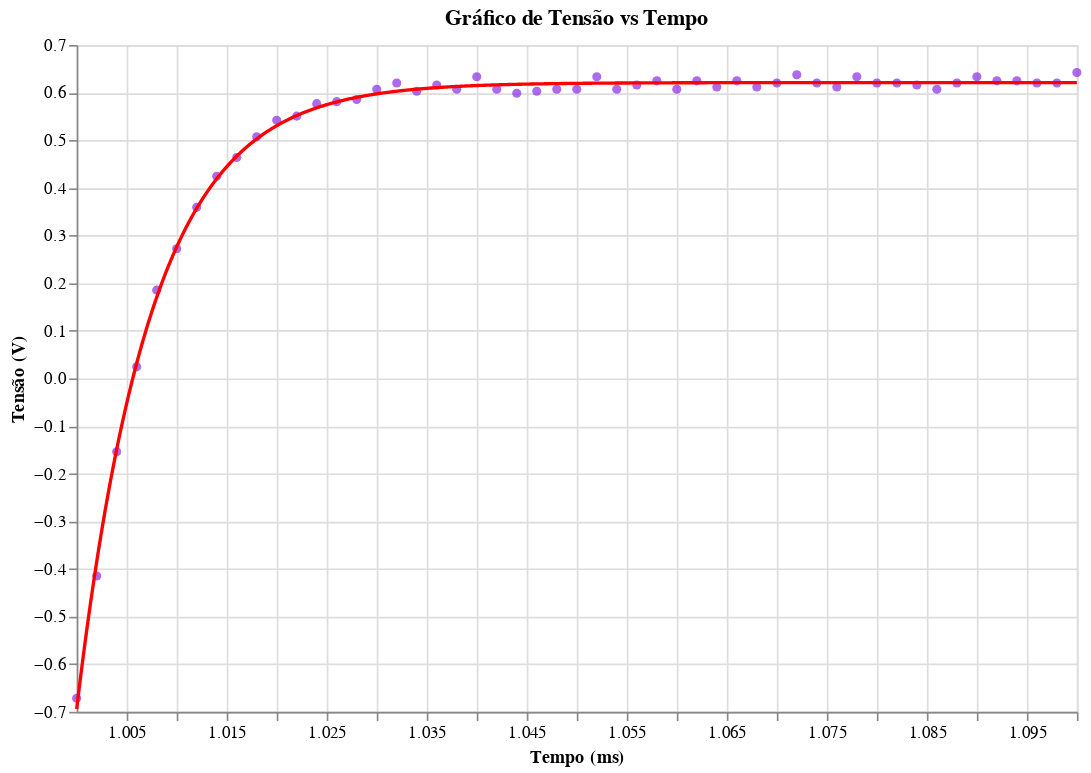

Notebook source saved alongside this figure:
### Code cell
data = aj.slicing_data(path,[1,1.2],Rl=True,ascending=True)
data_regres, b = aj.regres_exp(data,[1,1.2])
(aj.data_x_regression(data,data_regres)).display()

tal_sb = 1/(b*1000)

### Figure 1 — Vega-Lite specification as saved in the notebook (floating-point values rounded to 4 significant figures; data arrays with more than 128 entries replaced by an {"elided": "..."} marker saying what was removed)
{"config": {"view": {"continuousWidth": 300, "continuousHeight": 300}}, "layer": [{"data": {"name": "data-7fbaa9bbbf8ce488c30af363bcd5c1ee"}, "mark": {"type": "circle", "color": "blueviolet"}, "encoding": {"x": {"field": "Time", "scale": {"domain": [1.0, 1.1]}, "title": "Tempo (ms)", "type": "quantitative"}, "y": {"field": "U_b", "title": "Tensão (V)", "type": "quantitative"}}, "title": "Gráfico de Tensão vs Tempo"}, {"data": {"name": "data-dafd3439a174452b2129478ea7916171"}, "mark": {"type": "line", "color": "red"}, "encoding": {"x": {"field": "Time", "scale": {"domain": [1.0, 1.1]}, "title": "Tempo (ms)", "type": "quantitative"}, "y": {"field": "U_b", "title": "Tensão (V)", "type": "quantitative"}}, "title": "Gráfico de Tensão vs Tempo"}], "height": 400, "width": 600, "$schema": "https://vega.github.io/schema/vega-lite/v5.20.1.json", "datasets": {"data-7fbaa9bbbf8ce488c30af363bcd5c1ee": [{"Time": 1.0, "U_y": -2.182, "U_b": -0.6717}, {"Time": 1.002, "U_y": 2.627, "U_b": -0.4149}, {"Time": 1.004, "U_y": 2.506, "U_b": -0.1539}, {"Time": 1.006, "U_y": 2.411, "U_b": 0.02427}, {"Time": 1.008, "U_y": 2.368, "U_b": 0.1853}, {"Time": 1.01, "U_y": 2.281, "U_b": 0.2723}, {"Time": 1.012, "U_y": 2.26, "U_b": 0.3592}, {"Time": 1.014, "U_y": 2.217, "U_b": 0.4245}, {"Time": 1.016, "U_y": 2.19, "U_b": 0.4637}, {"Time": 1.018, "U_y": 2.16, "U_b": 0.5072}, {"Time": 1.02, "U_y": 2.16, "U_b": 0.5421}, {"Time": 1.022, "U_y": 2.169, "U_b": 0.5507}, {"Time": 1.024, "U_y": 2.151, "U_b": 0.5768}, {"Time": 1.026, "U_y": 2.134, "U_b": 0.5811}, {"Time": 1.028, "U_y": 2.113, "U_b": 0.5856}, {"Time": 1.03, "U_y": 2.117, "U_b": 0.6072}, {"Time": 1.032, "U_y": 2.108, "U_b": 0.6203}, {"Time": 1.034, "U_y": 2.108, "U_b": 0.6029}, {"Time": 1.036, "U_y": 2.108, "U_b": 0.616}, {"Time": 1.038, "U_y": 2.104, "U_b": 0.6072}, {"Time": 1.04, "U_y": 2.108, "U_b": 0.6333}, {"Time": 1.042, "U_y": 2.087, "U_b": 0.6072}, {"Time": 1.044, "U_y": 2.1, "U_b": 0.5987}, {"Time": 1.046, "U_y": 2.117, "U_b": 0.6029}, {"Time": 1.048, "U_y": 2.117, "U_b": 0.6072}, {"Time": 1.05, "U_y": 2.108, "U_b": 0.6072}, {"Time": 1.052, "U_y": 2.095, "U_b": 0.6333}, {"Time": 1.054, "U_y": 2.095, "U_b": 0.6072}, {"Time": 1.056, "U_y": 2.1, "U_b": 0.616}, {"Time": 1.058, "U_y": 2.1, "U_b": 0.6248}, {"Time": 1.06, "U_y": 2.104, "U_b": 0.6072}, {"Time": 1.062, "U_y": 2.082, "U_b": 0.6248}, {"Time": 1.064, "U_y": 2.1, "U_b": 0.6117}, {"Time": 1.066, "U_y": 2.095, "U_b": 0.6248}, {"Time": 1.068, "U_y": 2.095, "U_b": 0.6117}, {"Time": 1.07, "U_y": 2.082, "U_b": 0.6203}, {"Time": 1.072, "U_y": 2.117, "U_b": 0.6376}, {"Time": 1.074, "U_y": 2.104, "U_b": 0.6203}, {"Time": 1.076, "U_y": 2.108, "U_b": 0.6117}, {"Time": 1.078, "U_y": 2.095, "U_b": 0.6333}, {"Time": 1.08, "U_y": 2.1, "U_b": 0.6203}, {"Time": 1.082, "U_y": 2.087, "U_b": 0.6203}, {"Time": 1.084, "U_y": 2.087, "U_b": 0.616}, {"Time": 1.086, "U_y": 2.108, "U_b": 0.6072}, {"Time": 1.088, "U_y": 2.1, "U_b": 0.6203}, {"Time": 1.09, "U_y": 2.108, "U_b": 0.6333}, {"Time": 1.092, "U_y": 2.082, "U_b": 0.6248}, {"Time": 1.094, "U_y": 2.104, "U_b": 0.6248}, {"Time": 1.096, "U_y": 2.117, "U_b": 0.6203}, {"Time": 1.098, "U_y": 2.117, "U_b": 0.6203}, {"Time": 1.1, "U_y": 2.13, "U_b": 0.6421}], "data-dafd3439a174452b2129478ea7916171": {"elided": "1000 records"}}}
